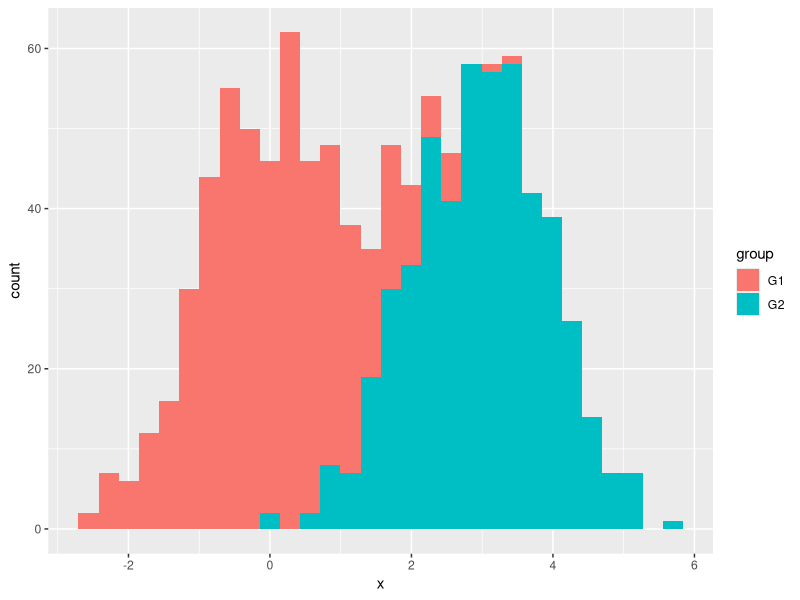
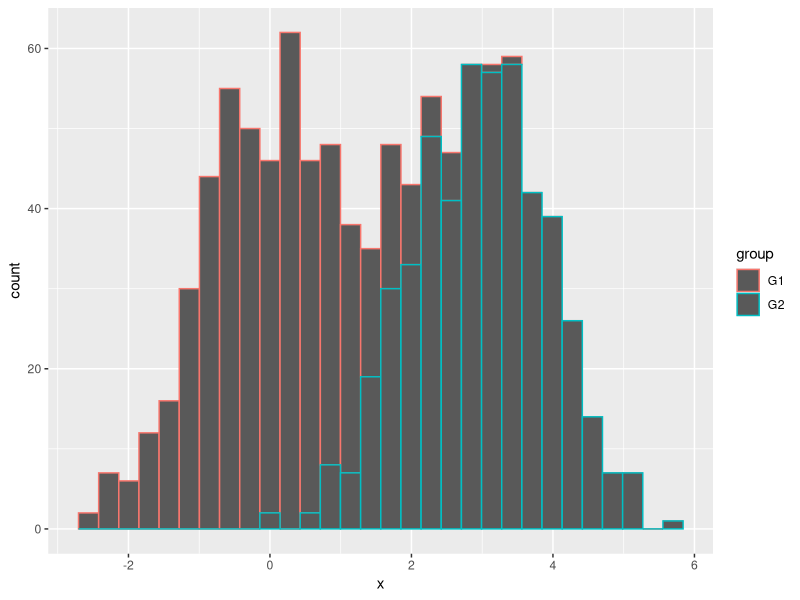
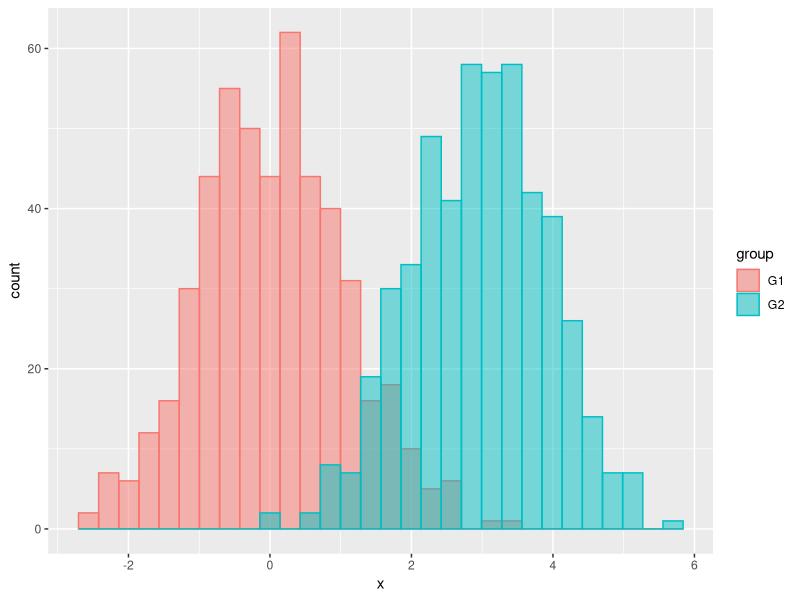
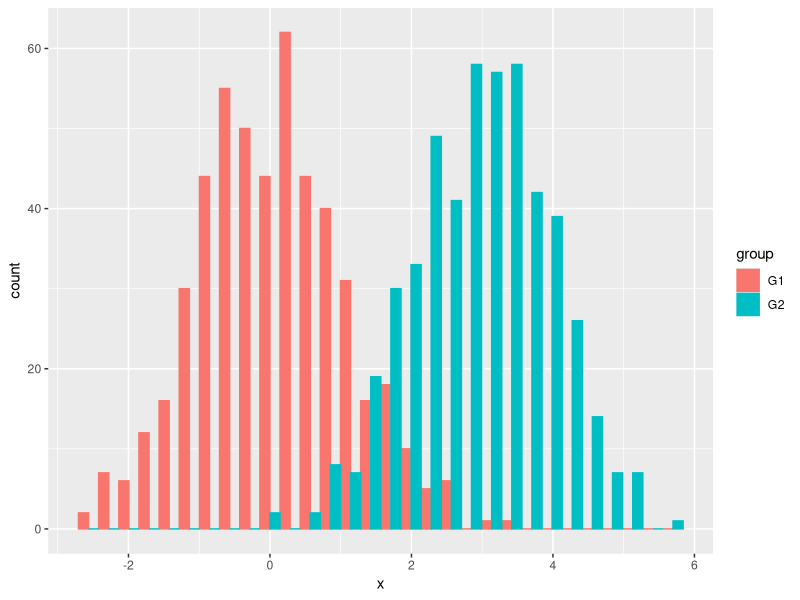
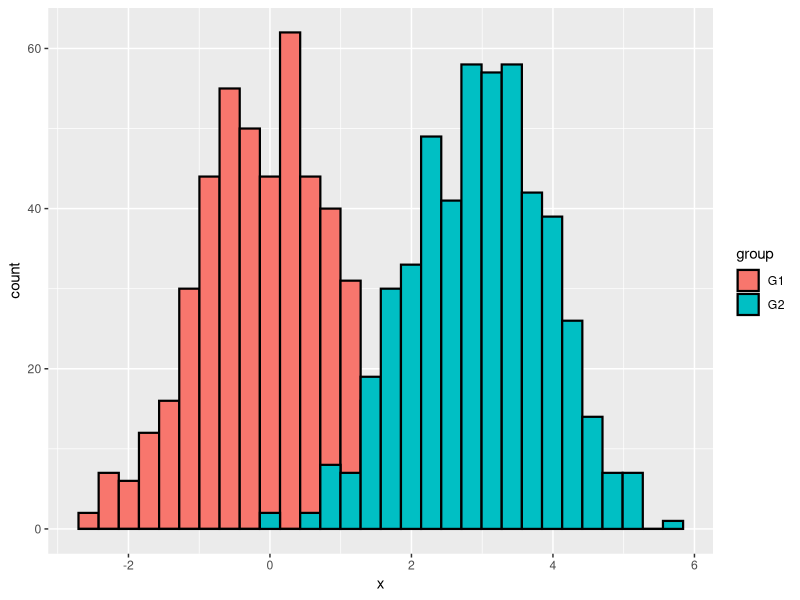
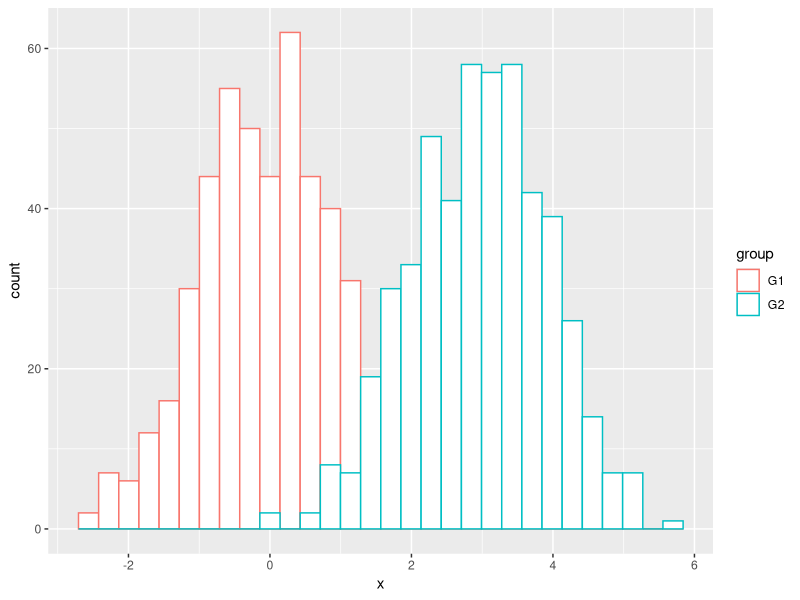
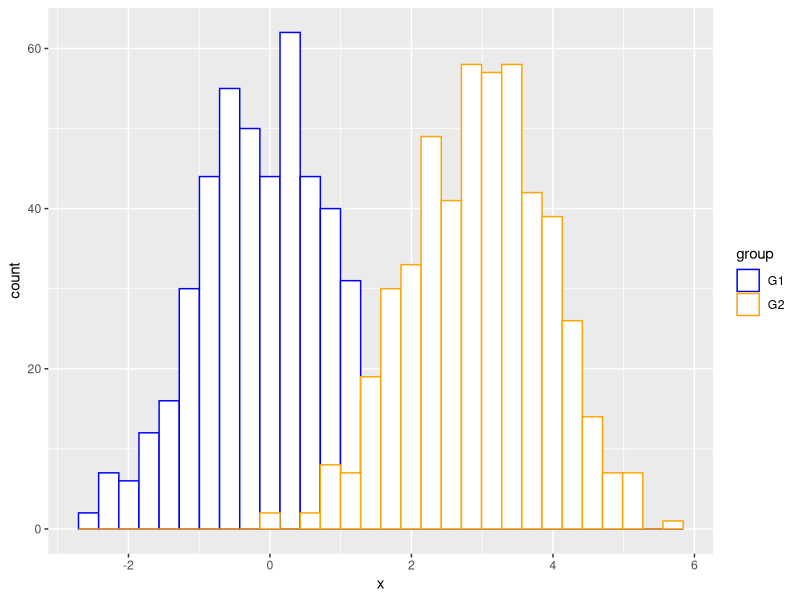
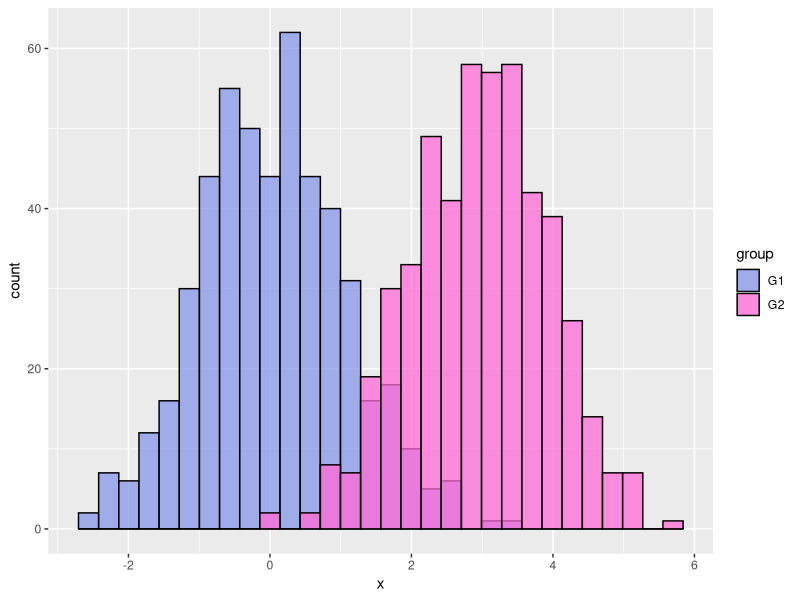

Write R code to recreate these figures, in order.
library(ggplot2)

set.seed(3)
x1 <- rnorm(500)
x2 <- rnorm(500, mean = 3)
x <- c(x1, x2)
group <- c(rep("G1", 500), rep("G2", 500))

df <- data.frame(x, group = group)

# Histogram by group in ggplot2
ggplot(df, aes(x = x, fill = group)) + 
  geom_histogram()

# colour
ggplot(df, aes(x = x, colour = group)) + 
  geom_histogram()

# identity position
ggplot(df, aes(x = x, fill = group, colour = group)) + 
  geom_histogram(alpha = 0.5, position = "identity")

# dodge position
ggplot(df, aes(x = x, fill = group, colour = group)) + 
  geom_histogram(position = "dodge")

# Borders color
ggplot(df, aes(x = x, fill = group)) + 
  geom_histogram(colour = "black",
                 lwd = 0.75,
                 linetype = 1,
                 position = "identity")

# fill color
ggplot(df, aes(x = x, colour = group)) + 
  geom_histogram(fill  = "white",
                 position = "identity")

# Custom border colors for each group
ggplot(df, aes(x = x, colour = group)) + 
  geom_histogram(fill  = "white",
                 position = "identity") +
  scale_color_manual(values = c("blue", "orange", "red"))

# Custom fill colors for each group
ggplot(df, aes(x = x, fill = group)) + 
  geom_histogram(color = 1, alpha = 0.75,
                 position = "identity") +
  scale_fill_manual(values = c("#8795E8", "#FF6AD5", "lightpink"))

# Custom legend title
ggplot(df, aes(x = x, fill = group, colour = group)) + 
  geom_histogram(alpha = 0.5, position = "identity") + 
  guides(fill = guide_legend(title = "Title"),
         colour = guide_legend(title = "Title"))

# Custom legend labels
ggplot(df, aes(x = x, fill = group, colour = group)) + 
  geom_histogram(alpha = 0.5, position = "identity") + 
  scale_color_discrete(labels = c("A", "B")) +
  scale_fill_discrete(labels = c("A", "B"))

# Legend position
ggplot(df, aes(x = x, fill = group, colour = group)) + 
  geom_histogram(alpha = 0.5, position = "identity") + 
  theme(legend.position = "left")

# Remove the legend
ggplot(df, aes(x = x, fill = group, colour = group)) + 
  geom_histogram(alpha = 0.5, position = "identity") + 
  theme(legend.position = "none")
